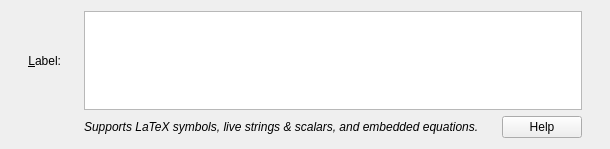
<?xml version="1.0" encoding="UTF-8"?>
<ui version="4.0">
 <class>LabelBuilder</class>
 <widget class="QWidget" name="LabelBuilder">
  <property name="geometry">
   <rect>
    <x>0</x>
    <y>0</y>
    <width>610</width>
    <height>149</height>
   </rect>
  </property>
  <property name="sizePolicy">
   <sizepolicy hsizetype="Expanding" vsizetype="Preferred">
    <horstretch>0</horstretch>
    <verstretch>0</verstretch>
   </sizepolicy>
  </property>
  <property name="maximumSize">
   <size>
    <width>16777215</width>
    <height>16777215</height>
   </size>
  </property>
  <layout class="QGridLayout" name="gridLayout">
   <item row="1" column="1">
    <widget class="QLabel" name="label">
     <property name="sizePolicy">
      <sizepolicy hsizetype="Fixed" vsizetype="Fixed">
       <horstretch>0</horstretch>
       <verstretch>0</verstretch>
      </sizepolicy>
     </property>
     <property name="font">
      <font>
       <italic>true</italic>
      </font>
     </property>
     <property name="text">
      <string>Supports LaTeX symbols, live strings &amp; scalars, and embedded equations.</string>
     </property>
    </widget>
   </item>
   <item row="0" column="0">
    <widget class="QLabel" name="_Label_13">
     <property name="sizePolicy">
      <sizepolicy hsizetype="Fixed" vsizetype="Preferred">
       <horstretch>0</horstretch>
       <verstretch>0</verstretch>
      </sizepolicy>
     </property>
     <property name="text">
      <string>&amp;Label:</string>
     </property>
     <property name="alignment">
      <set>Qt::AlignRight|Qt::AlignTrailing|Qt::AlignVCenter</set>
     </property>
     <property name="buddy">
      <cstring>_label</cstring>
     </property>
    </widget>
   </item>
   <item row="1" column="2">
    <widget class="QPushButton" name="_help">
     <property name="sizePolicy">
      <sizepolicy hsizetype="Fixed" vsizetype="Fixed">
       <horstretch>0</horstretch>
       <verstretch>0</verstretch>
      </sizepolicy>
     </property>
     <property name="text">
      <string>Help</string>
     </property>
    </widget>
   </item>
   <item row="0" column="1" colspan="2">
    <widget class="Kst::SVCCTextEdit" name="_label"/>
   </item>
  </layout>
 </widget>
 <layoutdefault spacing="6" margin="11"/>
 <customwidgets>
  <customwidget>
   <class>Kst::SVCCTextEdit</class>
   <extends>QTextEdit</extends>
   <header>cclineedit.h</header>
  </customwidget>
 </customwidgets>
 <tabstops>
  <tabstop>_label</tabstop>
 </tabstops>
 <resources/>
 <connections/>
</ui>
